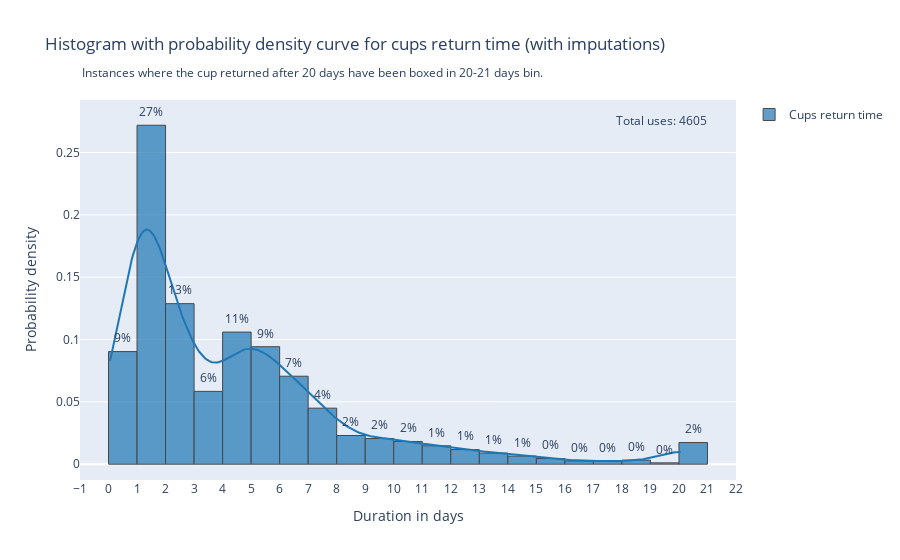

Notebook code cell kept with this figure:
### Code cell
# name of the dataset
group_labels = ['Cups return time']

fig = ff.create_distplot([np.array(durations)], group_labels, show_rug=False, bin_size=1)
fig.update_layout(xaxis=dict(range=[-1, ceil(max(durations))+1]))

fig.update_layout(
    title="Histogram with probability density curve for cups return time (with imputations)",
    xaxis_title="Duration in days",
    yaxis_title="Probability density",
    xaxis = dict(tickmode = 'linear'),
    annotations=[dict(
                      x=0,
                      y=1.1,
                      showarrow=False,
                      text="Instances where the cup returned after 20 days have been boxed in 20-21 days bin.",
                      xref="paper",
                      yref="paper",
                      align="left"
                    )]
    )

fig.update_traces(marker=dict(line=dict(width=1,
                                        color='Black')),
                  nbinsx=21, 
                  autobinx=True, 
                  selector={'type':'histogram'}
                  )

counts, bins = np.histogram(durations, bins=range(0, 22, 1))
height = round(max(counts)/sum(counts),2)
percents = [int(round(count/len(durations)*100)) for count in counts]

fig.add_trace(Scatter(
    x=[ceil(max(durations))],
    y=[height],
    mode="text",
    text='Total uses: {}'.format(len(durations)),
    textposition="top left",
    showlegend=False
))

fig.add_trace(Scatter(
    x=np.arange(0.5, ceil(max(durations)), 1),
    y=[round(count/len(durations),4)+0.005 for count in counts],
    mode="text",
    text=[str(percent) + '%' for percent in percents],
    textposition="top center",
    showlegend=False,
    hoverinfo='skip'
))


fig.show()

### Figure 1 — Plotly figure (JSON) as saved in the notebook; plotly's stock layout.template omitted (floating-point values rounded to 4 significant figures; data arrays with more than 128 entries replaced by an {"elided": "..."} marker saying what was removed)
{"data": [{"autobinx": true, "histnorm": "probability density", "legendgroup": "Cups return time", "marker": {"color": "rgb(31, 119, 180)", "line": {"color": "Black", "width": 1}}, "name": "Cups return time", "nbinsx": 21, "opacity": 0.7, "type": "histogram", "x": {"elided": "4605 float values"}, "xaxis": "x", "xbins": {"end": 20.1, "size": 1, "start": 0.05531}, "yaxis": "y"}, {"legendgroup": "Cups return time", "marker": {"color": "rgb(31, 119, 180)"}, "mode": "lines", "name": "Cups return time", "showlegend": false, "type": "scatter", "x": {"elided": "500 float values"}, "xaxis": "x", "y": {"elided": "500 float values"}, "yaxis": "y"}, {"mode": "text", "showlegend": false, "text": "Total uses: 4605", "textposition": "top left", "type": "scatter", "x": [21], "y": [0.27]}, {"hoverinfo": "skip", "mode": "text", "showlegend": false, "text": ["9%", "27%", "13%", "6%", "11%", "9%", "7%", "4%", "2%", "2%", "2%", "1%", "1%", "1%", "1%", "0%", "0%", "0%", "0%", "0%", "2%"], "textposition": "top center", "type": "scatter", "x": [0.5, 1.5, 2.5, 3.5, 4.5, 5.5, 6.5, 7.5, 8.5, 9.5, 10.5, 11.5, 12.5, 13.5, 14.5, 15.5, 16.5, 17.5, 18.5, 19.5, 20.5], "y": [0.0953, 0.2769, 0.1338, 0.0634, 0.111, 0.0992, 0.0756, 0.05, 0.028, 0.0256, 0.0232, 0.0198, 0.0167, 0.0139, 0.0115, 0.0096, 0.0076, 0.0072, 0.0083, 0.0061, 0.0224]}], "layout": {"annotations": [{"align": "left", "showarrow": false, "text": "Instances where the cup returned after 20 days have been boxed in 20-21 days bin.", "x": 0, "xref": "paper", "y": 1.1, "yref": "paper"}], "barmode": "overlay", "hovermode": "closest", "legend": {"traceorder": "reversed"}, "title": {"text": "Histogram with probability density curve for cups return time (with imputations)"}, "xaxis": {"anchor": "y2", "domain": [0, 1], "range": [-1, 22], "tickmode": "linear", "title": {"text": "Duration in days"}, "zeroline": false}, "yaxis": {"anchor": "free", "domain": [0, 1], "position": 0, "title": {"text": "Probability density"}}}}
